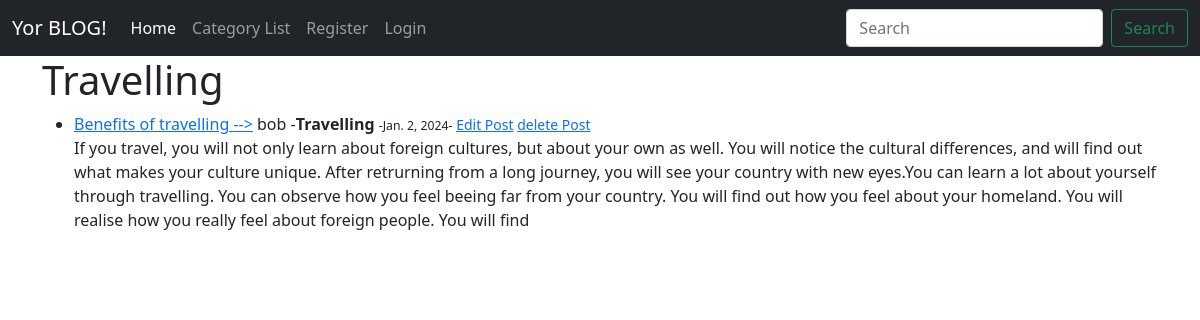
/category/Travelling, run on the app's committed database.
### blog_app/models.py (models this page shows, shortened)
class Post(models.Model):
    title = models.CharField(max_length=255)
    title_tag = models.CharField(max_length=255,default='blog-site')
    auther = models.ForeignKey(User,on_delete=models.CASCADE)
    body = RichTextField(blank =True,null =True)
    post_date = models.DateField(auto_now_add =True)
    category = models.CharField(max_length=255,default='coding')

### blog_app/views.py (the view)
# urls.py: path('category/<str:cats>',Categoryview.as_view(), name='category'),
class Categoryview(View):
    def get(self, request, cats):
        category_post = Post.objects.filter(category = cats)
        return render(request,'category.html',{'cats':cats.title(),'category_post':category_post})

### blog_app/templates/category.html (shortened to what this page needs)
{% extends 'base.html' %}
{% block content %}
<!DOCTYPE html>
<html lang="en">
<head>
</head>
<body>
                <h1>{{ cats }}</h1>
                <ul>
                    {% for post in category_post %}
                    <li>
                        <a href="{% url 'article_detail' post.pk %}">{{ post.title }} --></a> {{ post.auther}} -<strong>{{ post.category }}</strong>
                        <small>
                        <small> -{{ post.post_date }}-</small>
                            <a href="{% url 'update_post' post.pk %}">Edit Post</a>
                            <a href="{% url 'delete_post' post.pk %}">delete Post</a>
                        </small>
                    <br>
                        {{ post.body|slice:":500"|safe }}
                    </li>
        {% endfor %}
    </ul>
</body>
</html>
{% endblock %}

### data on the page
Post: category "Travelling", title "Benefits of travelling", auther "bob", post_date "Jan. 2, 2024", body "If you travel, you will not only learn about foreign cultures, but about your own as well. You will notice the cultural differences, and will find out what makes your culture unique. After retrurning from a long journey, you will see your country with new eyes.You can learn a lot about yourself through travelling. You can observe how you feel beeing far from your country. You will find out how you feel about your homeland. You will realise how you really feel about foreign people. You will find"
